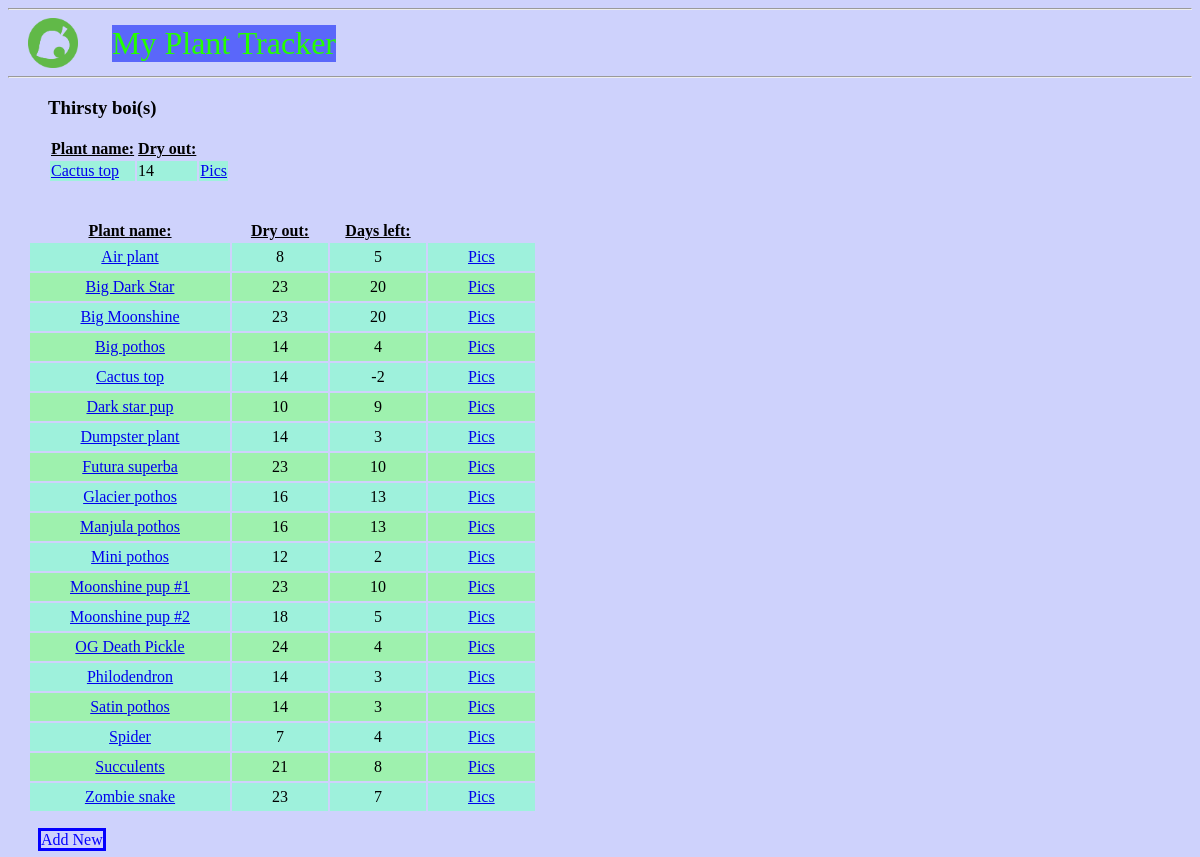
Before: / with the older database file.
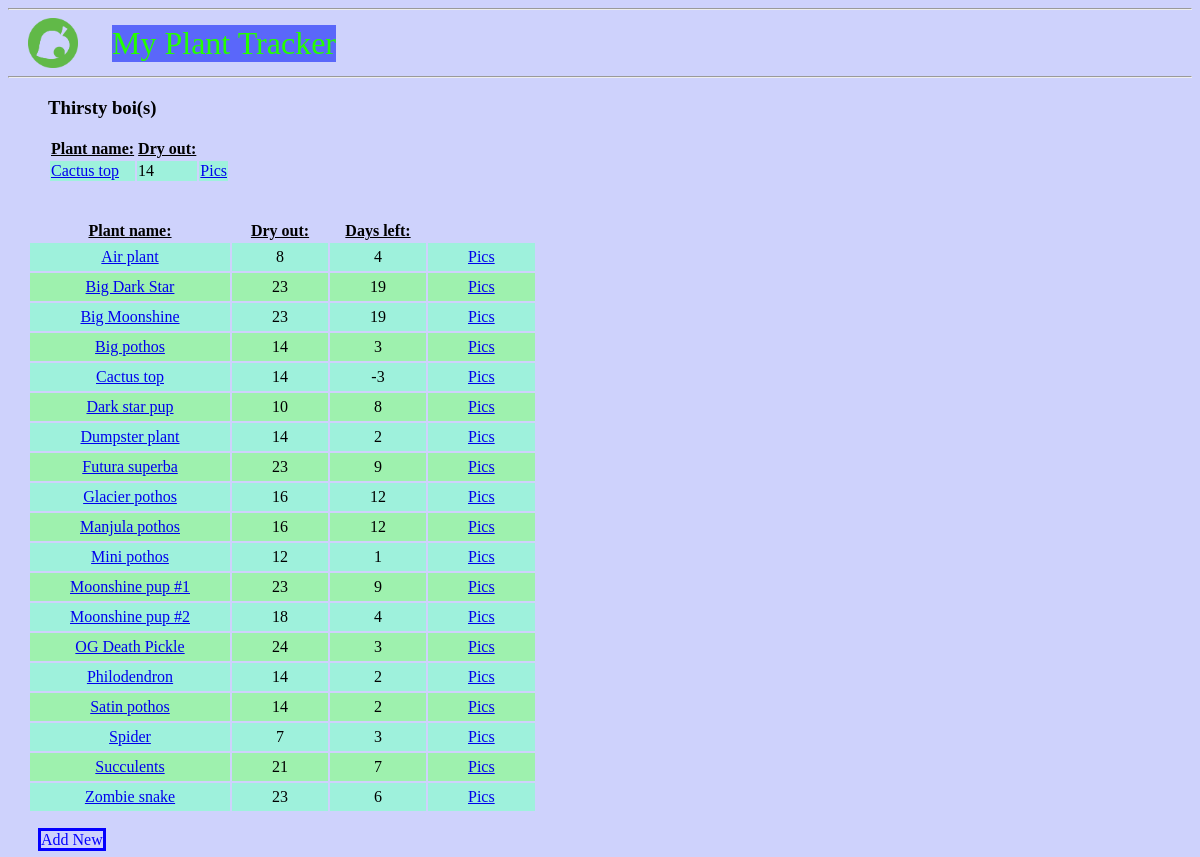
After: the same page with the newer database file.
### tables this page shows
CREATE TABLE plants (
	id INTEGER PRIMARY KEY AUTOINCREMENT,
	name TEXT NOT NULL,
	lastWatered DATE NOT NULL,
	dryOut INTEGER NOT NULL
, remaining TINYINT);

### plantFlask.py (the view)
@app.route('/')
def index():
	conn = get_db_connection()
	plants = conn.execute('SELECT * FROM plants ORDER BY name').fetchall()
	thirstyToday = conn.execute('SELECT * FROM plants WHERE remaining < 1 ORDER BY name').fetchall()
	conn.close()
	return render_template('index.html', thirstyToday=thirstyToday, plants=plants)

### plantFlask.py (called while the page is built)
def get_db_connection():
	conn = sqlite3.connect('database.db')
	conn.row_factory = sqlite3.Row
	return conn

### templates/index.html
{% extends 'base.html' %}
{% block content %}
	<h3 class="header3">Thirsty boi(s)</h3>
	<table id="plants", class="header3">
                <th><u>Plant name:</u></th>
		<th><u>Dry out:</u></th>
		{% for thirstyToday in thirstyToday %}
			{% if loop.index % 2 == 0 %}
				{% set bg_color = '#9EF1AE' %}
			{% else %}
				{% set bg_color = '#9EF1DC' %}
			{% endif %}
                        <tr style="background-color: {{ bg_color }}">
                                <td><a href="{{ url_for('edit', plantName=thirstyToday['name']) }}">{{ thirstyToday['name'] }}</a></td>
                                <td> {{ thirstyToday['dryOut'] }}</td>
                                <td><a href="{{ url_for('upload', plantName=thirstyToday['name']) }}">Pics</a></td>
                        </tr>
		{% endfor %}
	</table>
	<br>
	<br>
	<table id="plants", class="paddingBetweenCols">
		<th><u>Plant name:</u></th>
                <th><u>Dry out:</u></th>
                <th><u>Days left:</u></th>
                {% for plants in plants %}
                        {% if loop.index % 2 == 0 %}
                                {% set bg_color = '#9EF1AE' %}
                        {% else %}
                                {% set bg_color = '#9EF1DC' %}
                        {% endif %}
			<tr style="background-color: {{ bg_color }}">
                                <td><a href="{{ url_for('edit', plantName=plants['name']) }}">{{ plants['name'] }}</a></td>
                                <td> {{ plants['dryOut'] }}</td>
                                <td> {{ plants['remaining'] }}</td>
                                <td><a href="{{ url_for('upload', plantName=plants['name']) }}">Pics</a></td>
                        </tr>
                {% endfor %}
        </table>
	<br>
	<a href="{{ url_for('addNew') }}" class="button">Add New</a>
{% endblock %}

### templates/base.html (shortened to what this page needs)
<!DOCTYPE html>
<html lang="en">
<head>
	<link rel="stylesheet" type="text/css" href="{{ url_for('static', filename='styles.css') }}" />
</head>
<body class="body">
	<hr>
	<nav>
		<img class="logo" src="{{ url_for('static', filename='nook.png') }}">
		<a href="{{ url_for('index') }}">  My Plant Tracker  </a>
	</nav>
	<hr>
	<div class="content">
		{% block content %} {% endblock %}
	</div>
</body>
</html>

### static/styles.css (style rules this page uses)
.header3 { margin-left: 40px; }
nav a { color: #25FF00; font-size: 2em; display: inline-block; vertical-align: middle; margin-left: 20px; margin-top: 0px; margin-bottom: 0px; text-decoration: none; background-color: #5A67FA; }
.paddingBetweenCols td { padding:5px 40px 5px 40px; text-align: center; }
.paddingBetweenCols { margin-left: 20px; }
a.button { text-decoration: none; border: solid; border-color: #0400FF; margin-left: 30px; color: #0400FF; background: ; }
body.body { background-color: #CED2FC; }
.logo { width: 50px; display: inline-block; vertical-align: middle; margin-left: 20px; margin-right: 10px; margin-top: 0px; margin-bottom: 0px; }

Changed rows visible on the page:
changed plants "Cactus top": remaining "-2" → "-3"
changed plants "Air plant": remaining "5" → "4"
changed plants "Big Dark Star": remaining "20" → "19"
changed plants "Big Moonshine": remaining "20" → "19"
changed plants "Big pothos": remaining "4" → "3"
changed plants "Dark star pup": remaining "9" → "8"
changed plants "Dumpster plant": remaining "3" → "2"
changed plants "Futura superba": remaining "10" → "9"
changed plants "Glacier pothos": remaining "13" → "12"
changed plants "Manjula pothos": remaining "13" → "12"
changed plants "Mini pothos": remaining "2" → "1"
changed plants "Moonshine pup #1": remaining "10" → "9"
changed plants "Moonshine pup #2": remaining "5" → "4"
changed plants "OG Death Pickle": remaining "4" → "3"
changed plants "Philodendron": remaining "3" → "2"
changed plants "Satin pothos": remaining "3" → "2"
changed plants "Spider": remaining "4" → "3"
changed plants "Succulents": remaining "8" → "7"
changed plants "Zombie snake": remaining "7" → "6"
